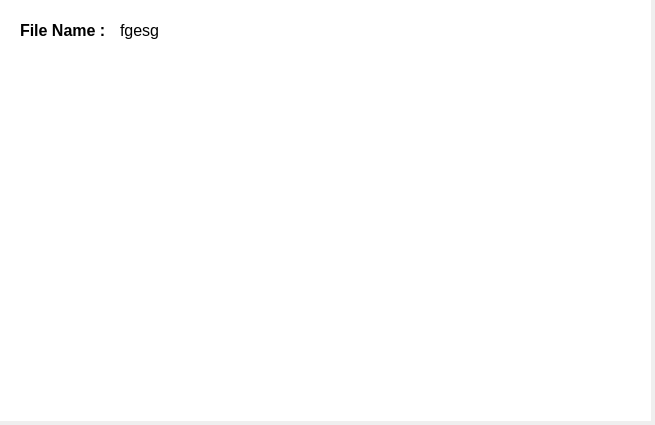
<?xml version="1.0" encoding="UTF-8"?>
<ui version="4.0">
 <class>Form</class>
 <widget class="QWidget" name="Form">
  <property name="geometry">
   <rect>
    <x>0</x>
    <y>0</y>
    <width>655</width>
    <height>425</height>
   </rect>
  </property>
  <property name="windowTitle">
   <string>Form</string>
  </property>
  <widget class="QWidget" name="widget" native="true">
   <property name="geometry">
    <rect>
     <x>0</x>
     <y>0</y>
     <width>651</width>
     <height>421</height>
    </rect>
   </property>
   <property name="styleSheet">
    <string notr="true">background-color: rgb(255, 255, 255)
</string>
   </property>
   <widget class="QLabel" name="label">
    <property name="geometry">
     <rect>
      <x>20</x>
      <y>20</y>
      <width>101</width>
      <height>21</height>
     </rect>
    </property>
    <property name="font">
     <font>
      <pointsize>12</pointsize>
      <weight>75</weight>
      <bold>true</bold>
     </font>
    </property>
    <property name="text">
     <string>File Name :</string>
    </property>
   </widget>
   <widget class="QLabel" name="label_2">
    <property name="geometry">
     <rect>
      <x>120</x>
      <y>20</y>
      <width>371</width>
      <height>21</height>
     </rect>
    </property>
    <property name="font">
     <font>
      <pointsize>12</pointsize>
      <weight>50</weight>
      <bold>false</bold>
     </font>
    </property>
    <property name="text">
     <string>fgesg</string>
    </property>
   </widget>
   <widget class="QLabel" name="label_3">
    <property name="geometry">
     <rect>
      <x>30</x>
      <y>60</y>
      <width>601</width>
      <height>341</height>
     </rect>
    </property>
    <property name="font">
     <font>
      <pointsize>11</pointsize>
     </font>
    </property>
    <property name="autoFillBackground">
     <bool>true</bool>
    </property>
    <property name="text">
     <string/>
    </property>
   </widget>
  </widget>
 </widget>
 <resources/>
 <connections/>
</ui>
